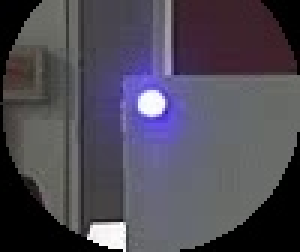
#> input picture vision4location/scripts/image/circle_roi_0.jpg, 100 x 84 px (shown 3 times larger)
$ python extrema_detector.py -i image/circle_roi_0.jpg
#> lines starting #> are read from the running program, lines starting #| are printed output that depends on the picture; after the words box and inside, x2 and y2 are one past the last pixel; in counts of white or black regions, pixels touching at a corner belong together; long printed decimals are rounded
#!/usr/bin/env python3
# -*- coding: utf-8 -*-
"""
极值点检测类

功能：
    - 输入彩色或灰度图像，输出灰度图的最大/最小值及其坐标
    - 支持直接传入 numpy 数组或文件路径

用法示例（代码）：
    detector = ExtremaDetector()
    extrema = detector.detect("image.jpg")
    print(extrema["max_value"], extrema["max_positions"])

命令行示例：
    python extrema_detector.py --input image.jpg
"""

import cv2
import numpy as np
from pathlib import Path
from typing import Union, Dict, Any, Tuple


class ExtremaDetector:
    """灰度极值检测器。"""

    def __init__(self):
        pass

    def _to_gray(self, image: Union[str, Path, np.ndarray]) -> np.ndarray:
        """读取图像（若为路径）并转换为灰度图。"""
#> called with image = 'image/circle_roi_0.jpg'
        if isinstance(image, (str, Path)):
            img = cv2.imread(str(image), cv2.IMREAD_UNCHANGED)
#> img is the input picture: shape (84, 100, 3); mean B, G, R 85.2, 73.5, 77.4
            if img is None:
                raise ValueError(f"无法读取图像: {image}")
        elif isinstance(image, np.ndarray):
            img = image
        else:
            raise TypeError(f"不支持的类型: {type(image)}")

        if img.ndim == 2:
            gray = img
        elif img.ndim == 3:
            gray = cv2.cvtColor(img, cv2.COLOR_BGR2GRAY)
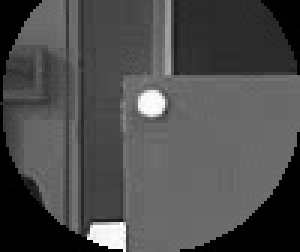
#> gray: shape (84, 100) (shown 3 times larger); min 0, max 255, mean 76
        else:
            raise ValueError(f"不支持的图像维度: {img.shape}")
        return gray

    def detect(self, image: Union[str, Path, np.ndarray]) -> Dict[str, Union[int, Tuple[float, float]]]:
        """
        检测极值点。
        返回：
            {
                "max_value": int,
                "min_value": int,
                "max_positions": Tuple[float, float],  # (y, x) 均值坐标
                "min_positions": Tuple[float, float]   # (y, x) 均值坐标
            }
        """
        gray = self._to_gray(image)

        max_value = int(gray.max())
#> max_value = 255
        min_value = int(gray.min())
#> min_value = 0

        max_mask = gray == max_value
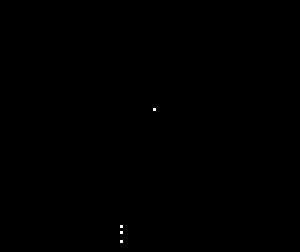
#> max_mask: shape (84, 100) bool (shown 3 times larger); 0.05% white in thin lines or dots, all inside (x1, y1, x2, y2) = (40, 36, 52, 81)
        min_mask = gray == min_value
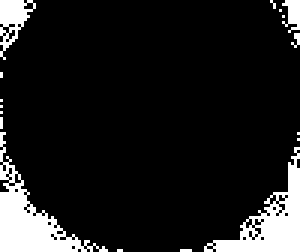
#> min_mask: shape (84, 100) bool (shown 3 times larger); 11.6% white; 17 white regions (13 under 20 px), largest, box (x1, y1, x2, y2) and area: (0, 44, 36, 84) 420, (68, 49, 100, 84) 372, (0, 0, 12, 20) 109, (94, 0, 100, 11) 42

        max_positions_array = np.argwhere(max_mask)  # (y, x)
#> max_positions_array = [[36, 51], [75, 40], [77, 40], [80, 40]]
        min_positions_array = np.argwhere(min_mask)
#> min_positions_array = 973 pairs, first value 0 to 83, second value 0 to 99

        # 计算坐标均值
        if len(max_positions_array) > 0:
            max_positions = tuple(np.mean(max_positions_array, axis=0).tolist())
#> max_positions = (67, 42.75)
        else:
            max_positions = (0.0, 0.0)

        if len(min_positions_array) > 0:
            min_positions = tuple(np.mean(min_positions_array, axis=0).tolist())
#> min_positions = (61.69, 44.92)
        else:
            min_positions = (0.0, 0.0)

        return {
            "max_value": max_value,
            "min_value": min_value,
            "max_positions": max_positions,
            "min_positions": min_positions,
        }


def main():
    import argparse

    parser = argparse.ArgumentParser(description="检测灰度极值点")
    parser.add_argument("--input", "-i", type=str, required=True, help="输入图像路径")
    parser.add_argument("--show", action="store_true", help="显示灰度图并标记极值点")
    parser.add_argument("--max-only", action="store_true", help="仅显示最大值点")
    parser.add_argument("--min-only", action="store_true", help="仅显示最小值点")
    args = parser.parse_args()

    detector = ExtremaDetector()
    extrema = detector.detect(args.input)
#> extrema = {'max_value': 255, 'min_value': 0, 'max_positions': (67, 42.75), 'min_positions': (61.69, 44.92)}

    print(f"最大值: {extrema['max_value']}, 位置: {extrema['max_positions']}")
#| 最大值: 255, 位置: (67.0, 42.75)
    print(f"最小值: {extrema['min_value']}, 位置: {extrema['min_positions']}")
#| 最小值: 0, 位置: (61.686, 44.920)

    if args.show:
        gray = detector._to_gray(args.input)
        vis = cv2.cvtColor(gray, cv2.COLOR_GRAY2BGR)

        draw_max = not args.min_only
        draw_min = not args.max_only

        if draw_max:
            y, x = extrema["max_positions"]
            cv2.circle(vis, (int(x), int(y)), 2, (0, 0, 255), -1)  # red for max
        if draw_min:
            y, x = extrema["min_positions"]
            cv2.circle(vis, (int(x), int(y)), 2, (255, 0, 0), -1)  # blue for min

        cv2.imshow("Extrema (red=max, blue=min)", vis)
        cv2.waitKey(0)
        cv2.destroyAllWindows()


if __name__ == "__main__":
    main()

$ run again, on vision4location/scripts/image/circle_roi_2.jpg
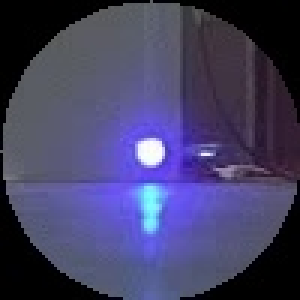
#> input picture vision4location/scripts/image/circle_roi_2.jpg, 100 x 100 px (shown 3 times larger)
#> in _to_gray, img is the input picture: shape (100, 100, 3); mean B, G, R 101.4, 64.8, 67.4
#> in _to_gray, `gray = cv2.cvtColor(img, cv2.COLOR_BGR2GRAY)`:
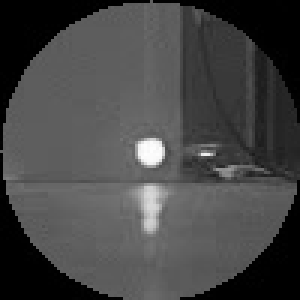
#> gray: shape (100, 100) (shown 3 times larger); min 0, max 254, mean 69.7
#> max_value = 254
#> min_value = 0
#> max_mask: shape (100, 100) bool; 0.02% white in thin lines or dots, all inside (x1, y1, x2, y2) = (48, 50, 51, 52)
#> in detect, `min_mask = gray == min_value`:
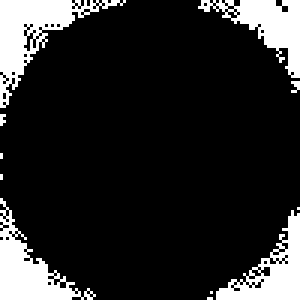
#> min_mask: shape (100, 100) bool (shown 3 times larger); 15.5% white; 11 white regions (7 under 20 px), largest, box (x1, y1, x2, y2) and area: (0, 0, 42, 36) 467, (0, 66, 32, 100) 381, (66, 0, 100, 26) 347, (72, 70, 100, 100) 337
#> max_positions_array = [[50, 50], [51, 48]]
#> min_positions_array = 1554 pairs, first value 0 to 99, second value 0 to 99
#> max_positions = (50.5, 49)
#> min_positions = (47.08, 45.55)
#> extrema = {'max_value': 254, 'min_value': 0, 'max_positions': (50.5, 49), 'min_positions': (47.08, 45.55)}
#| 最大值: 254, 位置: (50.5, 49.0)
#| 最小值: 0, 位置: (47.076, 45.547)
